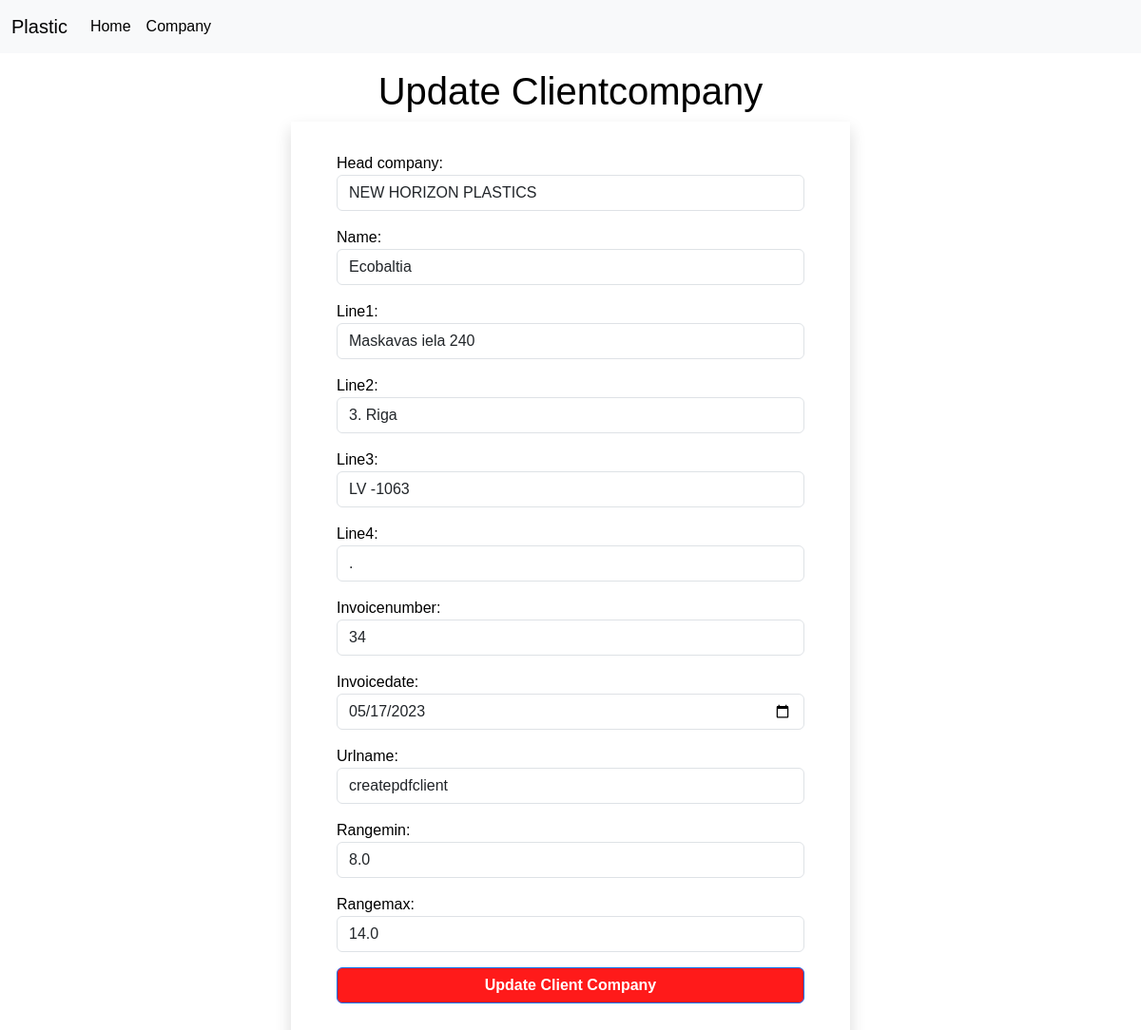
Page /clientcompanyupdate/10/3/ on the committed database.
### excelapp/models.py (models this page shows, shortened)
class ClientCompany(models.Model):
    head_company = models.ForeignKey(HeadCompany, on_delete=models.CASCADE)
    name = models.CharField(max_length=100)
    line1 = models.CharField(max_length=150)
    line2 = models.CharField(max_length=150)
    line3 = models.CharField(max_length=150)
    line4 = models.CharField(max_length=150)
    weight = models.FloatField(null=True, blank=True)
    Invoicenumber = models.IntegerField(null=True, blank=True)
    urlname = models.CharField(max_length=150, null=True, blank=True)
    date = models.DateField(auto_now_add=True)
    invoicedate = models.DateField(null=True, blank=True)
    rangemin = models.FloatField(null=True, blank=True)
    rangemax = models.FloatField(null=True, blank=True)

### excelapp/views.py (the view, shortened to what this page needs)
# urls.py: path('clientcompanyupdate/<int:id>/<int:id2>/', ClientcompanyUpdateView.as_view(), name="clientcompanyupdate"),
class ClientcompanyUpdateView(View):
    def get(self, request, id, id2):
        pi = ClientCompany.objects.get(id=id)
        form = ClientcompanyUpdateForm(instance=pi)
        return render(request, 'update_clientcompany.html', {'form': form})

### excelapp/models.py (called while the page is built)
    def __str__(self):
        return self.name

### excelapp/templates/update_clientcompany.html (shortened to what this page needs)
{% extends 'base.html' %} <br />
{% load static %} <br />
{% block content %}
<div class="">
  <div class="row my-3">
    <div class="col-sm-6 offset-sm-3">
      <h1 class="btntext">Update Clientcompany</h1>
      <form action="" method="post" novalidate class="shadow p-5 pt-2">
          <br>
        {% for fm in form %}
        <div class="form-group mb-3">
          {{fm.label_tag}} {{fm}}
        </div>
        {% endfor %}
        <div class="btnlogin">
        <input type="submit" value="Update Client Company" class="btn btn-primary" />
      </form>
    </div>
  </div>
</div>
{% endblock content %}

### excelapp/templates/base.html (style rules this page uses)
body { margin: 0; padding: 0; font-family: Helvetica, sans-serif; }

### excelapp/templates/update_clientcompany.html (style rules this page uses)
body { background: white; }
.btnlogin .btn { width: 100%; background: #ff1a1a; font-weight: bold; }
.btntext { color: black; text-align: center; }
.form-group label { color: black; }

### rows in the picture
ClientCompany: form "NEW HORIZON PLASTICS" "Ecobaltia" "Maskavas iela 240" "3. Riga" "LV -1063" "." "34" "05/17/2023" "createpdfclient" "8.0" "14.0"

### other values in the picture
{{ fm.label_tag }} "Head company:" "Name:" "Line1:" "Line2:" "Line3:" "Line4:" "Invoicenumber:" "Invoicedate:" "Urlname:" "Rangemin:" "Rangemax:"
